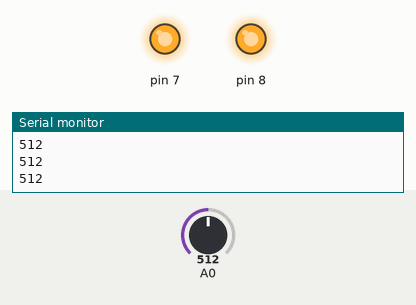
Simulated run of this sketch. Board: Arduino Uno, built with avr-gcc and run on an emulated ATmega328P. Parts: output pins drawn as LEDs (lit = HIGH), the last lines printed to the serial monitor. The test bench sets the inputs (shaded band); at power-on: A0 = 512.

Above: at 1.2 s.
1.3 s: A0 set to 105
2.8 s: A0 set to 95
At 3.1 s:
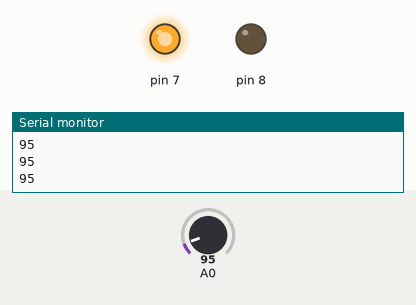
4.3 s: A0 set to 70
At 5.3 s:
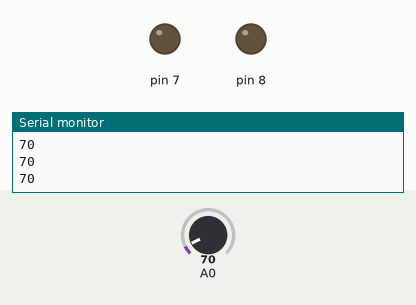
5.8 s: A0 set to 90
At 6.7 s:
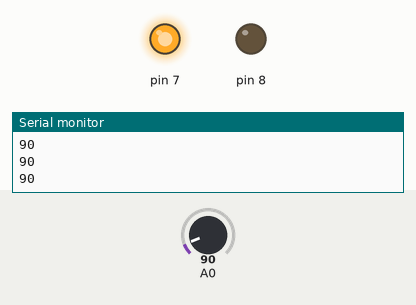
7.3 s: A0 set to 110
At 7.7 s:
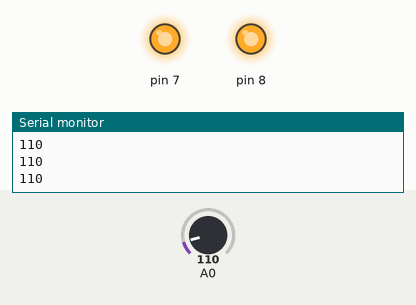
Timing chart, 0 to 9.8 s (numbered marks = the images above; inputs shaded):
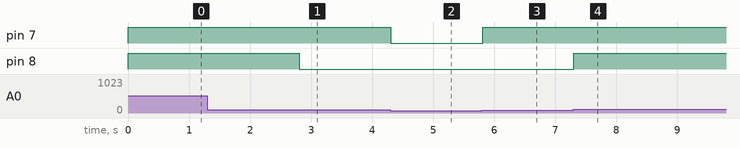

Measured:
- the behaviour switches between 100 and 99 on A0 (found by bisection; images 0 and 1)
- after the input at 2.8 s, pin 8: HIGH → LOW at once
- after the input at 4.3 s, pin 7: HIGH → LOW at once
- after the input at 5.8 s, pin 7: LOW → HIGH at once
- after the input at 7.3 s, pin 8: LOW → HIGH at once

The sketch:

lab3.ino
```cpp
int Smoke_Sensor=0;
void setup()
{
  pinMode(A0,INPUT);
  Serial.begin(9600);
  pinMode(7, OUTPUT);
  pinMode(8, OUTPUT);
}

void loop()
{
  Smoke_Sensor=analogRead(A0);
  Serial.println(Smoke_Sensor);
  if(Smoke_Sensor>=80){
    digitalWrite(7,HIGH);
  }
  else{
    digitalWrite(7,LOW);
  }
  if(Smoke_Sensor>=100){
    digitalWrite(8,HIGH);
  }
  else{
    digitalWrite(8,LOW);
  delay(10);
  }
}
```
